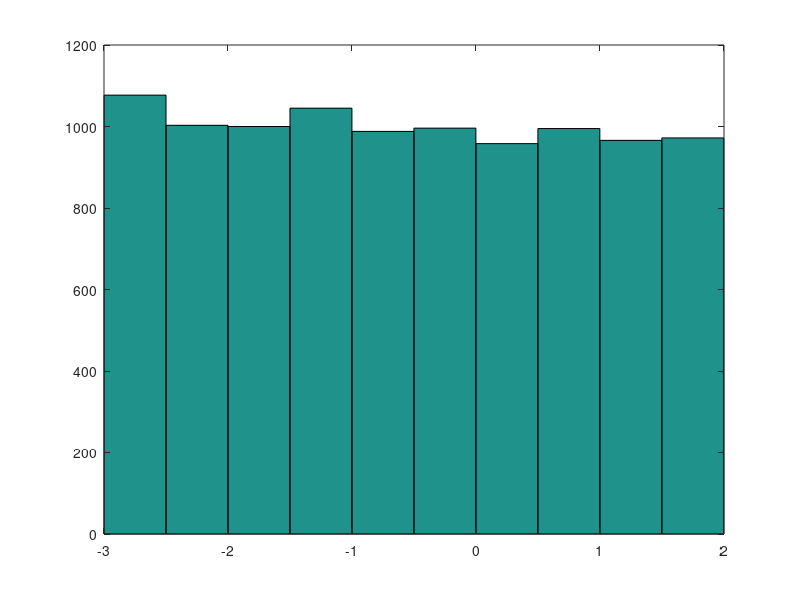

Write MATLAB code to recreate this figure. (Note: this script raises an error after producing the figure.)
clear
clc
A=5*rand(1,10000)-3;
hist(A);%Q1(a)
Mean=mean(A)%mean
Variance=var(A)%variance
disp('Q1(c)confidence interval for sample mean: ')
Confidence_mean=bootstrp(10000,@mean,A);
x=sort(Confidence_mean);
ConMeanLow=x(250)
ConMeanHigh=x(10000-250)
disp('Q1(c)confidence interval for sample standard: ')
Confidence_std=bootstrp(10000,@std,A);
x=sort(Confidence_std);
ConStdLow=x(250)
ConStdHigh=x(10000-250)